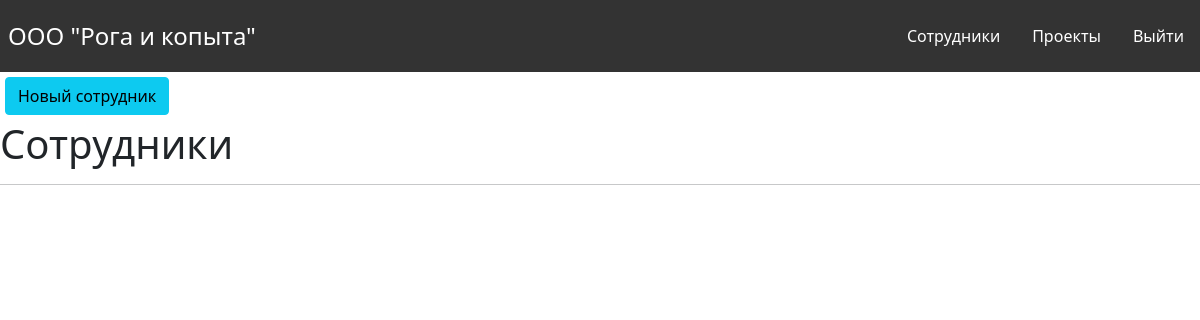
Page /workers on the earlier database version.
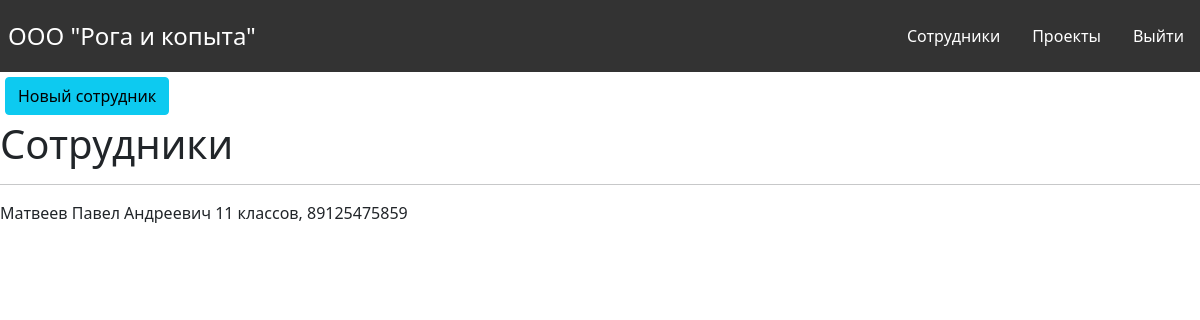
Same page on the later database version.
### app.py (models this page shows)
class Person(db.Model):
    id = db.Column(db.Integer, primary_key=True)
    fio = db.Column(db.String(100), nullable=False)
    education = db.Column(db.String(100), nullable=False)
    phone = db.Column(db.String(12), nullable=False, unique=True)
    email = db.Column(db.String(150), nullable=False, unique=True)
    s_media = db.Column(db.String(100))
    managers = db.relationship('Manager', backref='person')
    stats = db.relationship('Stat', backref='person')

### app.py (the view)
@app.route('/workers')
def workers():
    our_workers = Person.query.order_by(Person.fio)
    return render_template('workers.html', our_workers = our_workers)

### templates/workers.html (shortened to what this page needs)
{% extends 'base.html' %}
{% block body %}
<a href="newworker"><button class="btn btn-info">Новый сотрудник</button></a>
<h1>Сотрудники</h1>
<hr color="black">
{% for our_worker in our_workers %}
    {{ our_worker.fio }} {{ our_worker.education }}, {{ our_worker.phone }}<br/>
{% endfor %}
{% endblock %}

Differences in the rows shown:
added Person: fio "Матвеев Павел Андреевич", education "11 классов", phone "89125475859"
